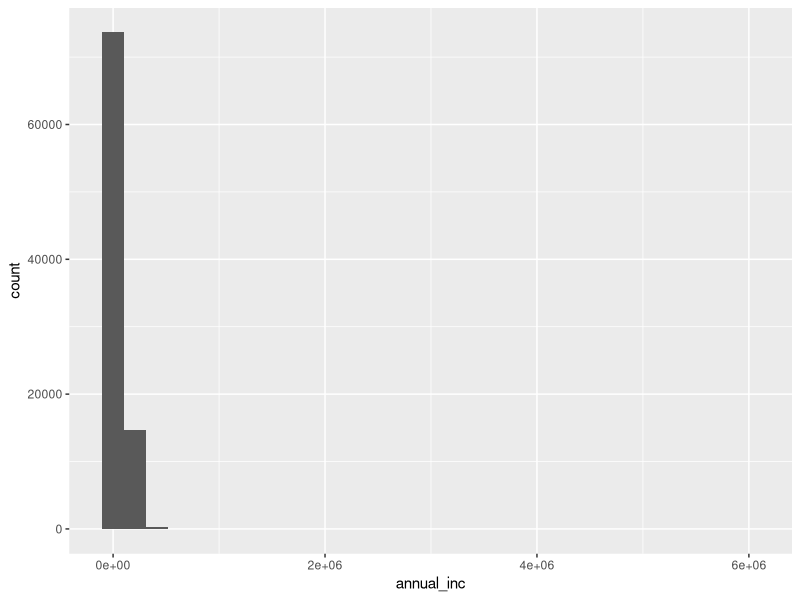
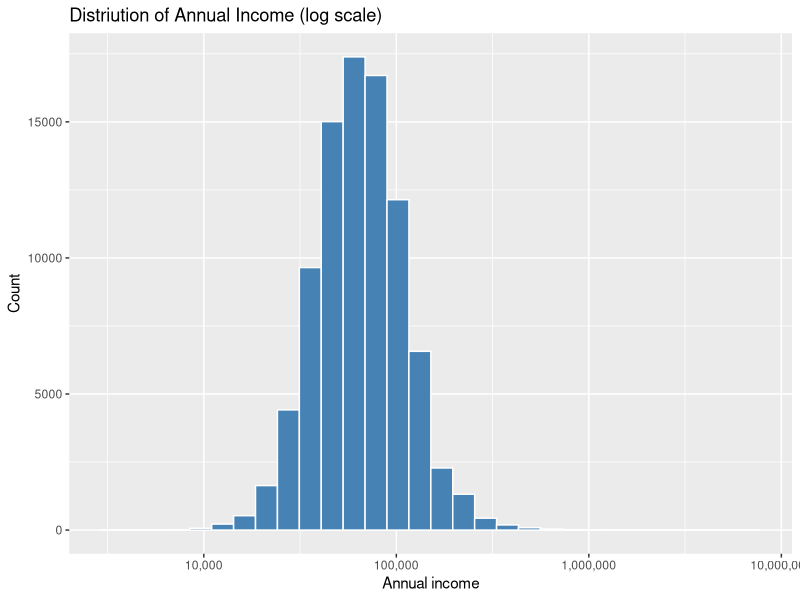
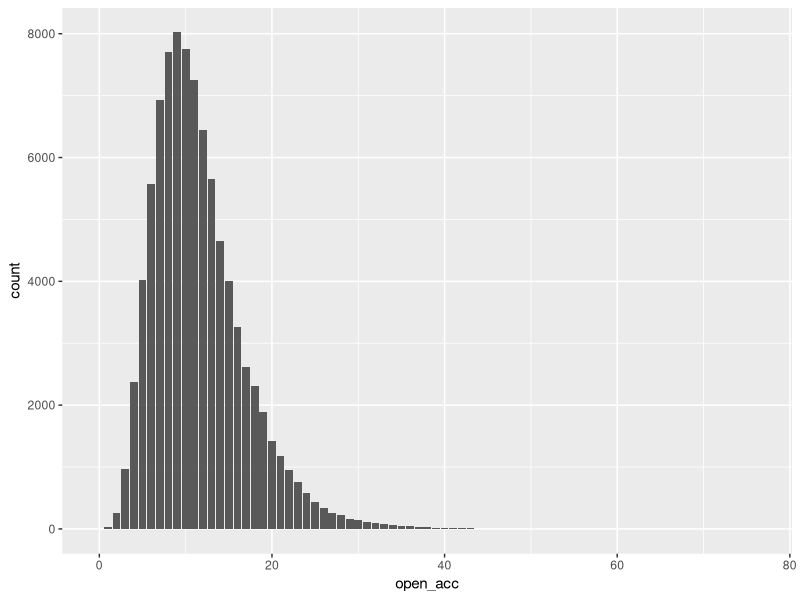
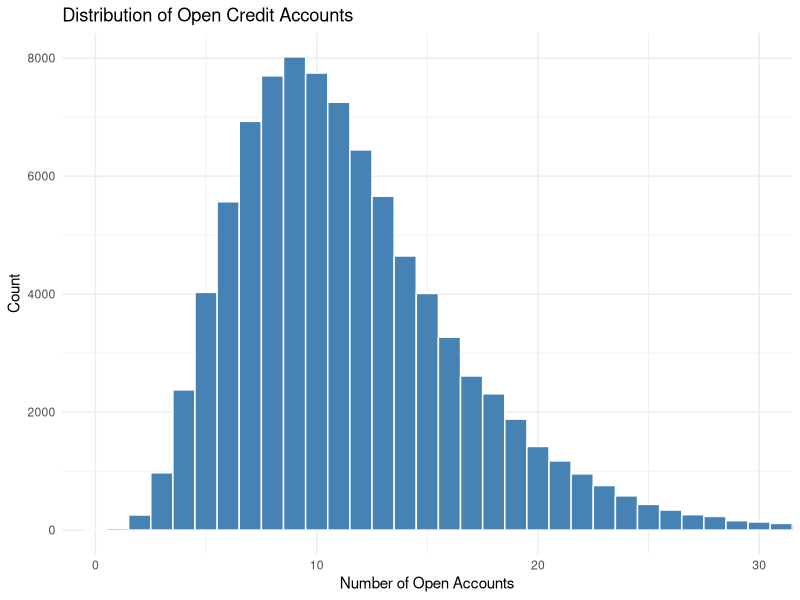
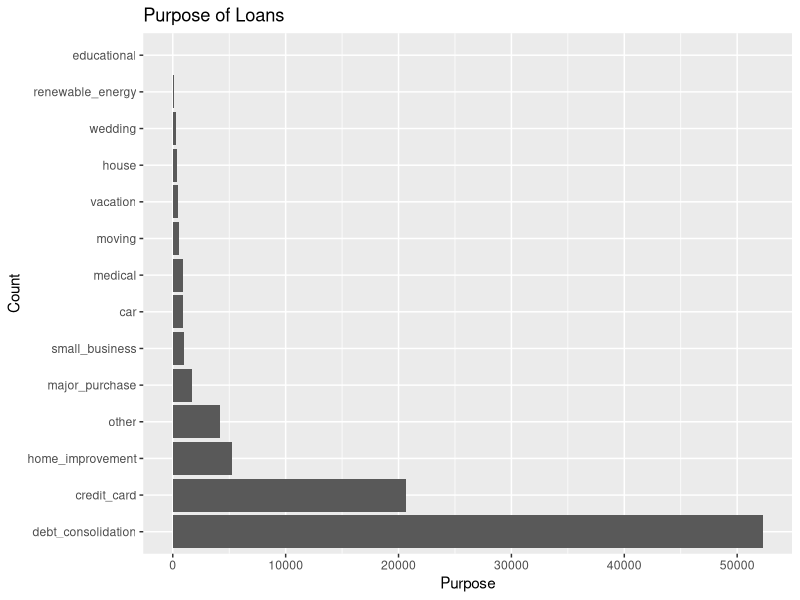
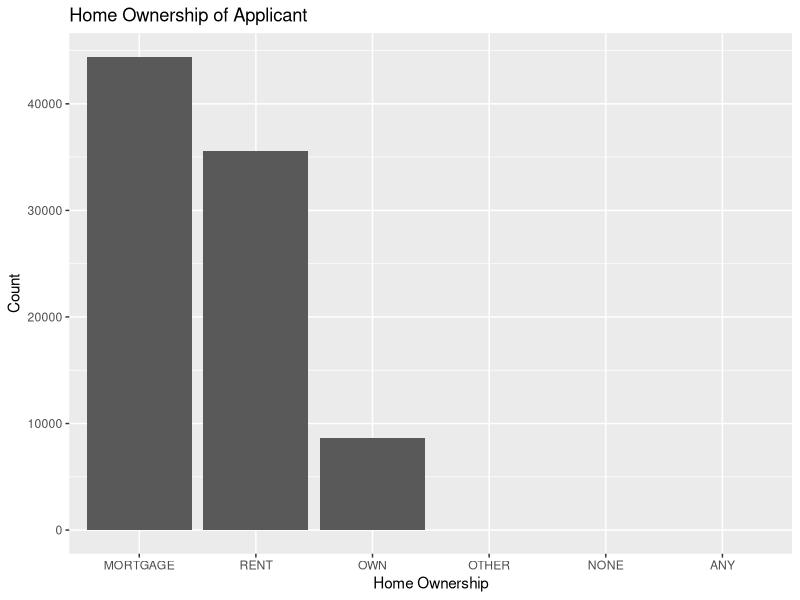
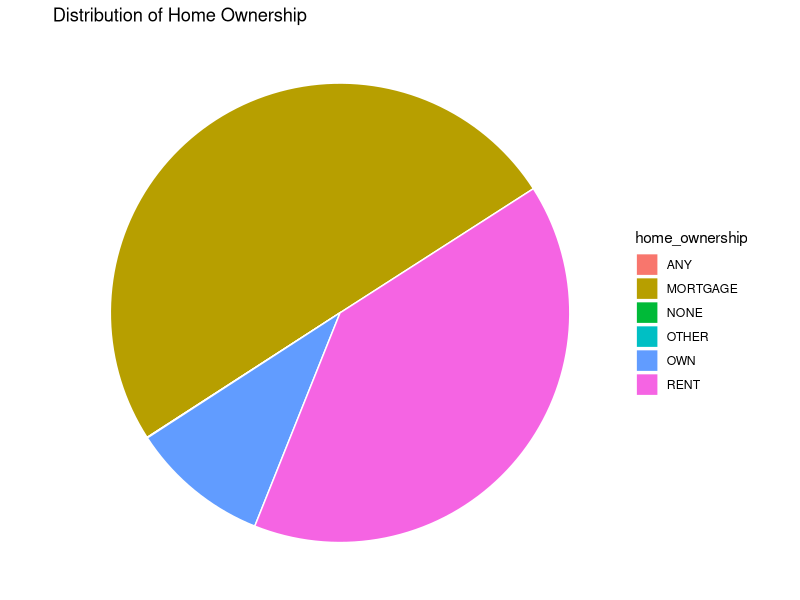
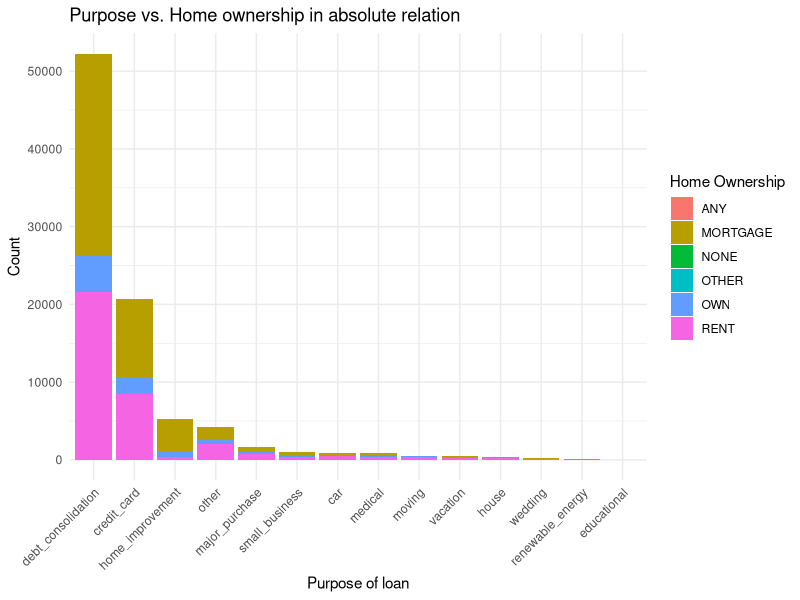

Reproduce these figures in R, in order.
## ---- chunk 1
#| label: setup
#| include: false
#| message: false
#| warning: false

if (!require("data.table")) install.packages("data.table")
if (!require("dplyr")) install.packages("dplyr")
if (!require("skimr")) install.packages("skimr")
if (!require("ggplot2")) install.packages("ggplot2")
if (!require("GGally")) install.packages("GGally")

library(data.table)
library(dplyr)
library(skimr)
library(ggplot2)
library(GGally)
library(scales)
## ---- chunk 2
# # Random sample your group's data set from the original LCdata data set
# LCdata <- fread("LCdata.csv")
# set.seed(1)
# myLCdata <- LCdata %>% sample(5) %>% slice_sample(prop = .5)
# fwrite(myLCdata, file = "myLCdata.csv")
myLCdata <- fread("myLCdata.csv")
## ---- chunk 3
#| label: structure-overview

glimpse(myLCdata)
str(myLCdata)
## ---- chunk 4
#| label: summary-statistics

summary(myLCdata)

# install skimr if necessary
if (!require("skimr")) install.packages("skimr")
library(skimr)

skim(myLCdata)
## ---- chunk 5
ggplot(myLCdata, aes(x = annual_inc)) +
  geom_histogram(bins = 30)
## ---- chunk 6

ggplot(myLCdata, aes(x = annual_inc)) +
  geom_histogram(bins = 30, color = "white", fill = "steelblue") +
  scale_x_log10(labels = label_comma()) +
  labs(
    title = "Distriution of Annual Income (log scale)",
    x = "Annual income",
    y = "Count"
  )
## ---- chunk 7
ggplot(myLCdata, aes(x = open_acc))+
  geom_bar()
  
## ---- chunk 8
ggplot(myLCdata, aes(x = open_acc)) +
  geom_histogram(binwidth = 1, fill = "steelblue", color = "white") +
  coord_cartesian(xlim = c(0, 30)) +
  labs(
    title = "Distribution of Open Credit Accounts",
    x = "Number of Open Accounts",
    y = "Count"
  ) +
  theme_minimal()  
## ---- chunk 9
ggplot(myLCdata, aes(x = forcats::fct_infreq(purpose))) +
  geom_bar() +
  coord_flip() +
  labs(
    title = "Purpose of Loans",
    x = "Count",
    y = "Purpose"
  )
## ---- chunk 10
ggplot(myLCdata, aes(x = forcats::fct_infreq(home_ownership)))+
  geom_bar()+
  labs(
    title = "Home Ownership of Applicant",
    x = "Home Ownership",
    y = "Count"
  )
## ---- chunk 11
ggplot(myLCdata, aes(x="",fill = home_ownership))+
  geom_bar(width = 1, color = "white")+
  coord_polar("y", start=1)+
  labs(
    title = "Distribution of Home Ownership",
    file = "Home Ownership"
  )+
  theme_void()
## ---- chunk 12

ggplot(myLCdata, aes (x = forcats::fct_infreq(purpose), fill = home_ownership)) +
  geom_bar()+
  labs(
    title = "Purpose vs. Home ownership in absolute relation",
    x = "Purpose of loan",
    y = "Count",
    fill = "Home Ownership"
  )+
  theme_minimal() +
  theme(axis.text.x = element_text(angle = 45, hjust = 1))

## ---- chunk 13
ggplot(myLCdata, aes (x = forcats::fct_infreq(purpose), fill = home_ownership)) +
  geom_bar( position = "fill")+
  labs(
    title = "Purpose vs. Home Ownership in relative Relation",
    x = "Purpose of loan",
    y = "Count",
    fill = "Home Ownership"
  )+
  theme_minimal() +
  theme(axis.text.x = element_text(angle = 45, hjust = 1))
## ---- chunk 14
ggplot(myLCdata, aes(x = inq_last_6mths)) +
  geom_histogram(binwidth = 1, fill = "steelblue", color = "white") +
  coord_cartesian(xlim = c(0, 10)) +
  labs(
    title = "Credit Inquiries in the Last 6 Months",
    x = "Number of Inquiries",
    y = "Count"
  ) +
  theme_minimal()
 
## ---- chunk 15
#| label: ggpairs-plot
# droping 2 NA rows to avoid a lot of warning messages
myLCdata_pairs <- myLCdata[myLCdata$home_ownership %in% c("OWN", "MORTGAGE", "RENT"), ]
myLCdata_pairs <- na.omit(myLCdata_pairs)
myLCdata_pairs$annual_inc <- log(myLCdata_pairs$annual_inc)

ggpairs(myLCdata_pairs)
## ---- chunk 16
#| label: insight1-annual-inc-open-acc
#| fig-width: 9
#| fig-height: 5.5


ggplot(myLCdata, aes(x = annual_inc, y = open_acc)) +
  geom_point(alpha = 0.15, size = 1.2) +
  scale_x_log10() +
  labs(
    title = "Annual Income vs Open Accounts",
    subtitle = "Scatterplot with log-scaled income",
    x = "Annual income (log scale)",
    y = "Number of open accounts"
  ) +
  theme_minimal()
## ---- chunk 17
ggplot(myLCdata, aes(x = annual_inc, y = open_acc)) +
  geom_bin2d(bins = 25) +
  scale_x_log10() +
  labs(
    title = "Annual Income vs Open Accounts",
    subtitle = "2D bin plot with log-scaled income",
    x = "Annual income (log scale)",
    y = "Number of open accounts",
    fill = "Count"
  ) +
  theme_minimal()
## ---- chunk 18
library(dplyr)

loan_filtered <- myLCdata %>%
  filter(home_ownership %in% c("MORTGAGE", "OWN", "RENT", "OTHER"))

ggplot(loan_filtered, aes(x = annual_inc, y = open_acc, color = home_ownership)) +
  geom_point(alpha = 0.18, size = 1) +
  scale_x_log10() +
  labs(
    title = "Annual Income vs Open Accounts by Home Ownership",
    subtitle = "Filtered to Mortgage, Own, Rent, and Other",
    x = "Annual income (log scale)",
    y = "Number of open accounts",
    color = "Home ownership"
  ) +
  theme_minimal()
## ---- chunk 19
#| label: Relation Home ownership vs. annual income


# compute quartiles and median
stats <- subset(myLCdata, annual_inc <= 300000 &
                !home_ownership %in% c("OTHER","ANY","NONE")) %>%
  group_by(home_ownership) %>%
  summarise(
    Q1 = quantile(annual_inc, 0.25),
    Median = median(annual_inc),
    Q3 = quantile(annual_inc, 0.75)
  )

ggplot(
  subset(myLCdata, annual_inc <= 300000 &
                  !home_ownership %in% c("OTHER","ANY","NONE")),
  aes(x = home_ownership, y = annual_inc)
) +
  geom_boxplot(fill = "steelblue", color = "blue", outlier.alpha = 0.5) +
  geom_text(data = stats, aes(y = Median, label = round(Median)), vjust = -0.5, color = "red") +
  geom_text(data = stats, aes(y = Q1, label = round(Q1)), vjust = 1.5, color = "black") +
  geom_text(data = stats, aes(y = Q3, label = round(Q3)), vjust = -0.5, color = "black") +
  scale_y_log10(
    breaks = c(10000, 20000, 40000, 60000, 80000, 100000, 150000, 200000, 300000)
  ) +
  labs(
    title = "Home ownership vs. annual income",
    x = "home ownership",
    y = "annual income"
  )  
